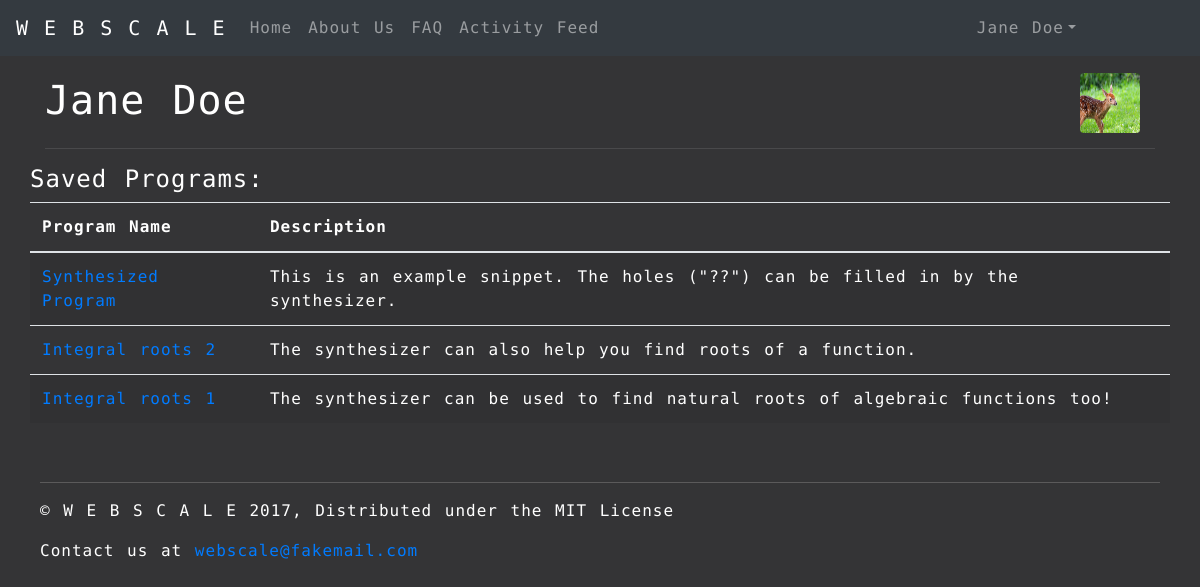
The page /profile/jdoe on the database its author committed.
### synthesizer/models.py (models this page shows, shortened)
class Snippit(models.Model):
    id = models.UUIDField(primary_key=True, default=uuid.uuid4, help_text="Unique ID for this Snippit")
    user_id = models.ForeignKey(User, on_delete=models.SET_NULL, null=True)
    name = models.CharField('Name', max_length=200, help_text="Enter name")
    description = models.TextField(max_length=1000, help_text="Enter the snippit description")
    program_text = models.TextField(max_length=99999, help_text="Enter the program holes")
    program_spec = models.TextField(max_length=99999, help_text="Enter the program spec")
    """
    The synthesizer result needs to be a different kind of model field that will be generated, not entered
    """
    synthesizer_result = models.TextField(max_length=99999, help_text="Enter the synthesizer result")
    is_public = models.BooleanField(default=True, help_text="Toggle for user's public visibility")

### synthesizer/views.py (the view)
# urls.py: url(r'^profile/(\w*)$', views.profile, name='profile'),
def profile(request, profile_id=None):
    display_edit_link = False
    if profile_id is None:
        if request.user.is_authenticated:
            profile_user = request.user
            display_edit_link = True
        else:
            return handler404(request)
    else:
        profile_user = get_object_or_404(User, username=profile_id)
        if request.user.is_authenticated and request.user.username == profile_user.username:
            display_edit_link = True
    programs = Snippit.objects.filter(user_id=profile_user)
    return render(
        request,
        'synthesizer/profile.html',
        context={'page_title': profile_user.get_full_name(),
                 'user': profile_user,
                 'user_full_name': profile_user.get_full_name(),
                 'display_edit_link': display_edit_link,
                 'programs': programs},
    )

### synthesizer/templates/synthesizer/profile.html (shortened to what this page needs)
{% extends "base_page.html" %}
{% block css %}
{% load static %}
<link rel="stylesheet" type="text/css" href="{% static 'css/webscale-profile.css' %}">
{% endblock %}
{% block content %}
<div id="main" class="container">
    <div class="row">
        <div class="col-6">
            <h1>{{ user_full_name }}</h1>
       </div>
        <div class="col-3 profile-header-middle">
        </div>
        <div class="col-3 profile-picture-container">
            <img class="rounded profile-picture profile-picture-small" alt="Profile Picture" src="{% static 'images/deer.jpg' %}">
        </div>
    </div>
    <hr class="heading-hr">
    <div class="row">
        <h4>Saved Programs:</h4>
        <table class="table table-striped program-table">
            <thead>
                <tr>
                    <th>Program Name</th>
                    <th>Description</th>
                </tr>
            </thead>
            <tbody>
                {% for program in programs %}
                <tr>
                    <td><a href="{% url 'program' program.id.hex %}">{{program.name}}<a/></td>
                    <td>{{program.description}}</td>
                </tr>
                {% endfor %}
            </tbody>
    </div>
    <footer class="footer">
        <hr class="footer-hr">
        <p>&copy; W E B S C A L E 2017, Distributed under the MIT License</p>
        <p>Contact us at <a href="mailto:webscale@fakemail.com">webscale@fakemail.com</a></p>
    </footer>
</div>
{% endblock %}

### synthesizer/templates/base_page.html (shortened to what this page needs)
<!DOCTYPE html>
<html lang="en">
<head>
  {% load static %}
  <link rel="stylesheet" href="https://maxcdn.bootstrapcdn.com/bootstrap/4.0.0-beta/css/bootstrap.min.css"
>
  {% block css %}<link rel="stylesheet" type="text/css" href="{% static 'css/webscale-index.css' %}">{% endblock %}
</head>
<body>
    {% block navbar %}
    <nav class="navbar navbar-expand-md navbar-dark bg-dark">
        <a class="navbar-brand" href="{% url 'index' %}">W E B S C A L E</a>
        <div class="collapse navbar-collapse">
            <ul class="navbar-nav mr-auto">
                <li class="nav-item">
                    <a class="nav-link" href="{% url 'index' %}">Home</a>
                </li>
                <li class="nav-item">
                    <a class="nav-link" href="{% url 'about' %}">About Us</a>
                </li>
                <li class="nav-item">
                    <a class="nav-link" href="{% url 'faq' %}">FAQ</a>
                </li>
                <li class="nav-item">
                    <a class="nav-link" href="{% url 'feed' %}">Activity Feed</a>
                </li>
            </ul>
            {% if user.is_authenticated %}
            <ul id="user-drop-down" class="navbar-nav ml-auto">
                <li class="nav-item dropdown">
                    <a class="nav-link dropdown-toggle" href="#" id="drop-down" data-toggle="dropdown" aria-haspopup="true" aria-expanded="false">{{ user.get_full_name }}</a>
                </li>
            </ul>
            {% endif %}
        </div>
    </nav>
    {% endblock %}
    {% block content %}{% endblock %}
</body>
</html>

### synthesizer/static/css/webscale-profile.css (style rules this page uses)
* { letter-spacing: 1px; word-spacing: 2px; line-height: 150%; font-family: 'Encode Sans Expanded', sans-serif; }
html, body { background: linear-gradient(to bottom, rgba(52, 52, 54, 1.0), rgba(52, 52, 54, 1.0)); color: white !important; position: relative; }
body { padding-bottom: 150px; }
#user-drop-down { padding-right: 100px; }
h1 { padding-top: 20px; }
.profile-header-middle { display: flex; align-items: center; justify-content: flex-end; }
.profile-picture-container { position: relative; }
.profile-picture-container .profile-picture { position: absolute; top: 50%; right: 30px; }
.profile-picture { width: 300px; height: 300px; }
.profile-picture.profile-picture-small { width: 60px; height: 60px; margin-top: -1.3em; }
.heading-hr { border-top: 1px solid rgba(255, 255, 255, 0.1); }
.footer { padding: 10px 40px 10px 40px; position: absolute; bottom: 0; left: 0; right: 0; }
.footer-hr { border-top: 1px solid rgba(194, 192, 192, 0.27); }

### rows shown on the page
Snippit: name "Synthesized Program", description "This is an example snippet. The holes (\"??\") can be filled in by the synthesizer."
Snippit: name "Integral roots 2", description "The synthesizer can also help you find roots of a function."
Snippit: name "Integral roots 1", description "The synthesizer can be used to find natural roots of algebraic functions too!"

### other values the page prints
{{ user.get_full_name }} "Jane Doe"
{{ user_full_name }} "Jane Doe"
